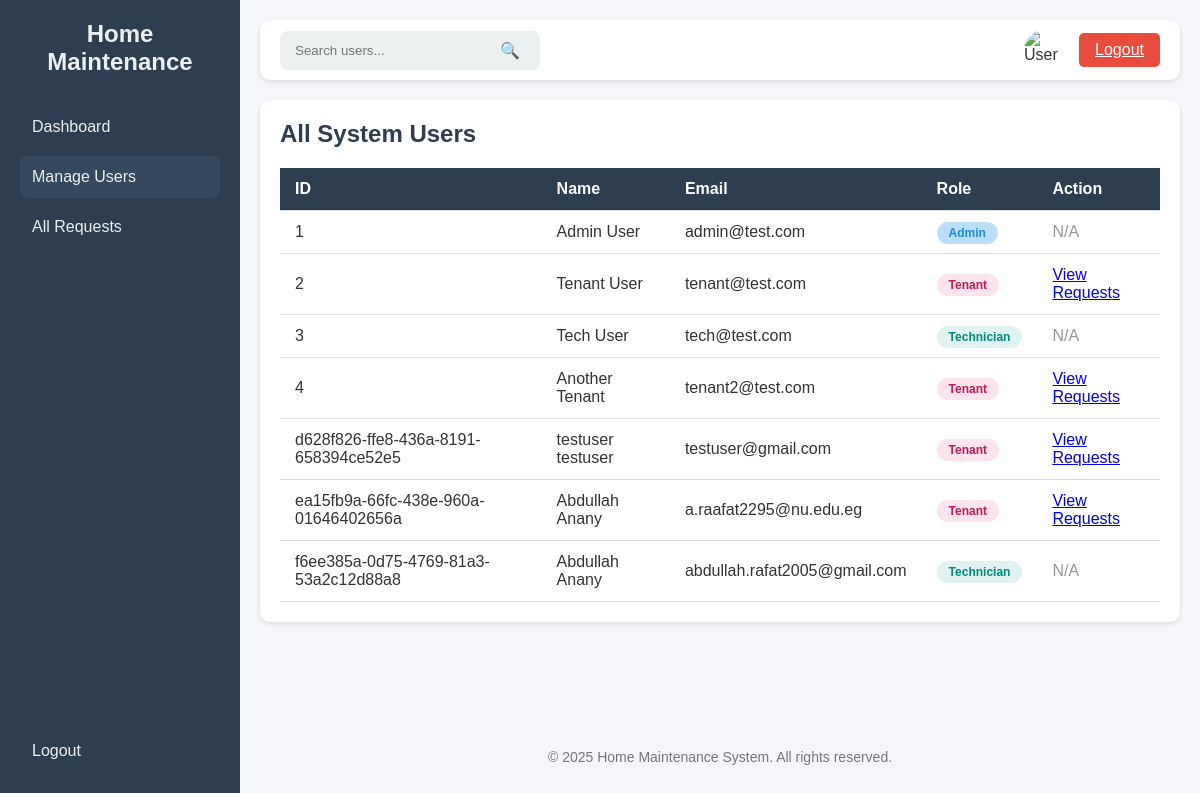
Page /admin/users (signed in) on the committed database.
### tables this page shows
CREATE TABLE users (
        id TEXT PRIMARY KEY,
        fname TEXT,
        lname TEXT,
        email TEXT UNIQUE,
        password TEXT,
        role TEXT,
        birth_date TEXT,
        gender TEXT
    );

### app.py (the view)
@app.route('/admin/users')
@Role_Authentication(["admin"])
def admin_users():
    conn = get_db_connection()
    users = conn.execute(
        "SELECT id, fname, lname, email, role FROM users ORDER BY id"
    ).fetchall()
    conn.close()
    return render_template(
        'admin_users.html',
        users=users,
        active_page='users'
    )

### app.py (called while the page is built)
def get_db_connection():
    conn = sqlite3.connect(DB_NAME)
    conn.row_factory = sqlite3.Row
    return conn

def Role_Authentication(allowed_roles):
    def decorator(f):
        @wraps(f)
        def decorated_function(*args, **Kwargs):
            if 'role' not in session:
                flash('Access denied. Please log in.')
                return redirect(url_for("login"))
            if session['role'] not in allowed_roles:
                flash('Access denied. Insufficient privileges.')
                return redirect(url_for("dashboard"))
            return f(*args, **Kwargs)
        return decorated_function
    return decorator

### templates/admin_users.html (shortened to what this page needs)
<!DOCTYPE html>
<html lang="en">
<head>
</head>
<body>
    <div class="sidebar">
        <div>
            <h2>Home Maintenance</h2>
            <a href="{{ url_for('admin_dashboard') }}" class="{% if active_page == 'dashboard' %}active{% endif %}">Dashboard</a>
            <a href="{{ url_for('admin_users') }}" class="{% if active_page == 'users' %}active{% endif %}">Manage Users</a>
            <a href="{{ url_for('admin_all_requests') }}" class="{% if active_page == 'all_requests' %}active{% endif %}">All Requests</a>
        </div>
        <div>
            <a href="{{ url_for('logout') }}">Logout</a>
        </div>
    </div>
    <div class="main">
        <div class="top-bar">
            <div class="search-bar">
                <input type="text" placeholder="Search users..." />
                <button type="submit">🔍</button>
            </div>
            <div class="user-actions">
                <img src="https://cdn-icons-png.flaticon.com/512/847/847969.png" alt="User" class="user-logo" />
                <a class="logout-btn" href="{{ url_for('logout') }}">Logout</a>
            </div>
        </div>
        <div class="content-section">
            <h2>All System Users</h2>
            <table>
                <thead>
                    <tr>
                        <th>ID</th>
                        <th>Name</th>
                        <th>Email</th>
                        <th>Role</th>
                        <th>Action</th>
                    </tr>
                </thead>
                <tbody>
                    {% for user in users %}
                    <tr>
                        <td>{{ user.id }}</td>
                        <td>{{ user.fname }} {{ user.lname }}</td>
                        <td>{{ user.email }}</td>
                        <td>
                            <span class="status-badge status-{{ user.role }}">{{ user.role.capitalize() }}</span>
                        </td>
                        <td>
                            {% if user.role == 'tenant' %}
                                <a href="{{ url_for('admin_view_tenant_requests', tenant_id=user.id) }}">
                                    View Requests
                                </a>
                            {% else %}
                                <span style="color: #999;">N/A</span>
                            {% endif %}
                        </td>
                    </tr>
                    {% else %}
                    <tr>
                        <td colspan="5">No users found in the system.</td>
                    </tr>
                    {% endfor %}
                </tbody>
            </table>
        </div>
        <footer>
            <p>&copy; 2025 Home Maintenance System. All rights reserved.</p>
        </footer>
    </div>
</body>
</html>

### templates/admin_users.html (style rules this page uses)
* { margin: 0; padding: 0; box-sizing: border-box; }
body { font-family: Arial, sans-serif; display: flex; background: #f4f6f9; min-height: 100vh; color: #333; }
.sidebar { width: 240px; background: #2c3e50; color: #fff; display: flex; flex-direction: column; justify-content: space-between; padding: 20px; }
.sidebar h2 { text-align: center; margin-bottom: 30px; color: #ecf0f1; }
.sidebar a { color: #ecf0f1; text-decoration: none; padding: 12px; border-radius: 8px; display: block; margin: 8px 0; transition: 0.3s; cursor: pointer; }
.sidebar a.active { background: #34495e; }
.main { flex: 1; display: flex; flex-direction: column; padding: 20px; }
.top-bar { display: flex; justify-content: space-between; align-items: center; background: #fff; padding: 10px 20px; border-radius: 10px; box-shadow: 0 2px 5px rgba(0,0,0,0.1); margin-bottom: 20px; }
.search-bar { display: flex; align-items: center; background: #ecf0f1; border-radius: 8px; padding: 5px 10px; }
.search-bar input { border: none; outline: none; background: none; padding: 5px; width: 200px; }
.search-bar button { border: none; background: none; cursor: pointer; font-size: 16px; padding: 5px 10px; }
.user-actions { display: flex; align-items: center; gap: 15px; }
.user-logo { width: 40px; height: 40px; border-radius: 50%; cursor: pointer; }
.logout-btn { padding: 8px 16px; background: #e74c3c; color: white; border: none; border-radius: 5px; cursor: pointer; transition: 0.3s; }
.content-section { background: #fff; padding: 20px; border-radius: 10px; box-shadow: 0 2px 5px rgba(0,0,0,0.1); }
.content-section h2 { color: #2c3e50; margin-bottom: 20px; }
table { width: 100%; border-collapse: collapse; }
th, td { padding: 12px 15px; text-align: left; border-bottom: 1px solid #ddd; }
th { background: #2c3e50; color: #fff; font-weight: 600; }
.status-badge { padding: 4px 12px; border-radius: 12px; font-size: 12px; font-weight: bold; }
.status-admin { background: #bbdefb; color: #1e88e5; }
.status-technician { background: #e0f2f1; color: #00897b; }
.status-tenant { background: #fce4ec; color: #c2185b; }
footer { text-align: center; margin-top: auto; padding: 15px; font-size: 14px; color: #777; }

### rows in the picture
users: id "1", fname "Admin", lname "User", email "admin@test.com", role "Admin", shows "N/A"
users: id "2", fname "Tenant", lname "User", email "tenant@test.com", role "Tenant"
users: id "3", fname "Tech", lname "User", email "tech@test.com", role "Technician", shows "N/A"
users: id "4", fname "Another", lname "Tenant", email "tenant2@test.com", role "Tenant"
users: id "d628f826-ffe8-436a-8191-658394ce52e5", fname "testuser", lname "testuser", email "testuser@gmail.com", role "Tenant"
users: id "ea15fb9a-66fc-438e-960a-01646402656a", fname "Abdullah", lname "Anany", email "a.raafat2295@nu.edu.eg", role "Tenant"
users: id "f6ee385a-0d75-4769-81a3-53a2c12d88a8", fname "Abdullah", lname "Anany", email "abdullah.rafat2005@gmail.com", role "Technician", shows "N/A"
